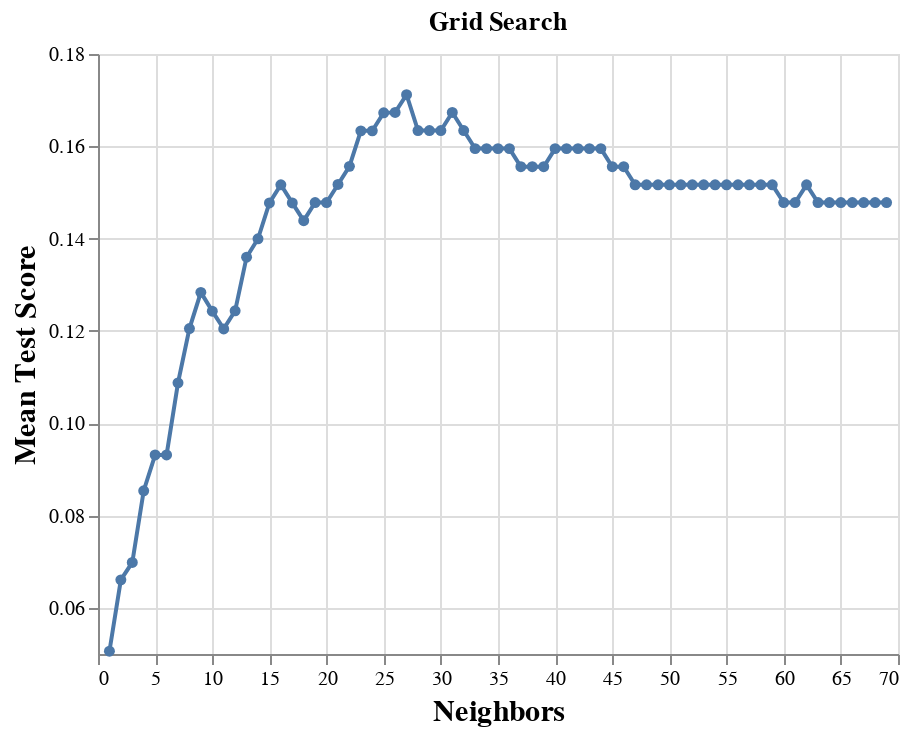

Notebook code cell kept with this figure:
### Markdown cell above
From figure 3.0, the optimal k-value is 24 (the maximum) from the k=6 clusters.

### Code cell
classifier_coffee_scaled_train_k7, classifier_coffee_scaled_test_k7 = train_test_split(tidy_coffee_cluster_k7_df,test_size=0.2)
classifier_coffee_scaled_train_k7=classifier_coffee_scaled_train_k7.dropna()
classifier_coffee_scaled_test_k7=classifier_coffee_scaled_test_k7.dropna()



X_train_3 = classifier_coffee_scaled_train_k7[["Aroma", "Flavor", "Aftertaste", "Acidity", "Balance", "Uniformity"]]
y_train_3 = classifier_coffee_scaled_train_k7[["Species", "Country of Origin", "Region"]]
param_grid = { "kneighborsclassifier__n_neighbors": range(1, 70)}

pipeline = make_pipeline(preprocessor,KNeighborsClassifier())
# v_fold_score = cross_validate(estimator=pipeline, X=X_train, y=coffee_train["Country of Origin"], cv=5, return_train_score=True)

knn_tune_grid = GridSearchCV(
     pipeline, param_grid=param_grid, cv=5
 )


knn_model_grid = knn_tune_grid.fit(X_train_3, classifier_coffee_scaled_train_k7["Region"])
accuracies_grid = pd.DataFrame(knn_model_grid.cv_results_)

cross_val_plot = (
     alt.Chart(accuracies_grid, title="Grid Search")
     .mark_line(point=True)
     .encode(
         x=alt.X(
             "param_kneighborsclassifier__n_neighbors",
             title="Neighbors",
             scale=alt.Scale(zero=False),
         ),
         y=alt.Y(
             "mean_test_score", 
            title="Mean Test Score", 
             scale=alt.Scale(zero=False)
         ),
     )
     .configure_axis(labelFontSize=10, titleFontSize=15)
     .properties(width=400, height=300)
 )
cross_val_plot

### Figure 1 — Vega-Lite specification as saved in the notebook (floating-point values rounded to 4 significant figures)
{"config": {"view": {"continuousWidth": 400, "continuousHeight": 300}, "axis": {"labelFontSize": 10, "titleFontSize": 15}}, "data": {"name": "data-805049cc7fdb289eb1face1e66514e8e"}, "mark": {"type": "line", "point": true}, "encoding": {"x": {"field": "param_kneighborsclassifier__n_neighbors", "scale": {"zero": false}, "title": "Neighbors", "type": "quantitative"}, "y": {"field": "mean_test_score", "scale": {"zero": false}, "title": "Mean Test Score", "type": "quantitative"}}, "height": 300, "title": "Grid Search", "width": 400, "$schema": "https://vega.github.io/schema/vega-lite/v4.17.0.json", "datasets": {"data-805049cc7fdb289eb1face1e66514e8e": [{"mean_fit_time": 0.004185, "std_fit_time": 0.0006241, "mean_score_time": 0.003739, "std_score_time": 0.0001944, "param_kneighborsclassifier__n_neighbors": 1, "params": {"kneighborsclassifier__n_neighbors": 1}, "split0_test_score": 0.01923, "split1_test_score": 0.07692, "split2_test_score": 0.01961, "split3_test_score": 0.09804, "split4_test_score": 0.03922, "mean_test_score": 0.0506, "std_test_score": 0.03168, "rank_test_score": 69}, {"mean_fit_time": 0.003854, "std_fit_time": 0.0003056, "mean_score_time": 0.003664, "std_score_time": 5.234e-05, "param_kneighborsclassifier__n_neighbors": 2, "params": {"kneighborsclassifier__n_neighbors": 2}, "split0_test_score": 0.05769, "split1_test_score": 0.09615, "split2_test_score": 0.05882, "split3_test_score": 0.09804, "split4_test_score": 0.01961, "mean_test_score": 0.06606, "std_test_score": 0.02901, "rank_test_score": 68}, {"mean_fit_time": 0.003886, "std_fit_time": 0.000214, "mean_score_time": 0.003826, "std_score_time": 0.0001909, "param_kneighborsclassifier__n_neighbors": 3, "params": {"kneighborsclassifier__n_neighbors": 3}, "split0_test_score": 0.07692, "split1_test_score": 0.1154, "split2_test_score": 0.05882, "split3_test_score": 0.07843, "split4_test_score": 0.01961, "mean_test_score": 0.06983, "std_test_score": 0.03112, "rank_test_score": 67}, {"mean_fit_time": 0.004395, "std_fit_time": 0.0008057, "mean_score_time": 0.004424, "std_score_time": 0.0006911, "param_kneighborsclassifier__n_neighbors": 4, "params": {"kneighborsclassifier__n_neighbors": 4}, "split0_test_score": 0.1154, "split1_test_score": 0.1154, "split2_test_score": 0.07843, "split3_test_score": 0.09804, "split4_test_score": 0.01961, "mean_test_score": 0.08537, "std_test_score": 0.0356, "rank_test_score": 66}, {"mean_fit_time": 0.004, "std_fit_time": 0.0005399, "mean_score_time": 0.004001, "std_score_time": 0.0004954, "param_kneighborsclassifier__n_neighbors": 5, "params": {"kneighborsclassifier__n_neighbors": 5}, "split0_test_score": 0.1538, "split1_test_score": 0.09615, "split2_test_score": 0.07843, "split3_test_score": 0.1373, "split4_test_score": 0.0, "mean_test_score": 0.09314, "std_test_score": 0.05391, "rank_test_score": 64}, {"mean_fit_time": 0.003715, "std_fit_time": 0.0001479, "mean_score_time": 0.003725, "std_score_time": 0.000169, "param_kneighborsclassifier__n_neighbors": 6, "params": {"kneighborsclassifier__n_neighbors": 6}, "split0_test_score": 0.1346, "split1_test_score": 0.1154, "split2_test_score": 0.07843, "split3_test_score": 0.1373, "split4_test_score": 0.0, "mean_test_score": 0.09314, "std_test_score": 0.05109, "rank_test_score": 64}, {"mean_fit_time": 0.003799, "std_fit_time": 0.0001183, "mean_score_time": 0.003993, "std_score_time": 0.0002787, "param_kneighborsclassifier__n_neighbors": 7, "params": {"kneighborsclassifier__n_neighbors": 7}, "split0_test_score": 0.1731, "split1_test_score": 0.09615, "split2_test_score": 0.09804, "split3_test_score": 0.1569, "split4_test_score": 0.01961, "mean_test_score": 0.1087, "std_test_score": 0.05417, "rank_test_score": 63}, {"mean_fit_time": 0.005437, "std_fit_time": 0.0007514, "mean_score_time": 0.006864, "std_score_time": 0.002101, "param_kneighborsclassifier__n_neighbors": 8, "params": {"kneighborsclassifier__n_neighbors": 8}, "split0_test_score": 0.1538, "split1_test_score": 0.1154, "split2_test_score": 0.1176, "split3_test_score": 0.1765, "split4_test_score": 0.03922, "mean_test_score": 0.1205, "std_test_score": 0.04666, "rank_test_score": 61}, {"mean_fit_time": 0.004451, "std_fit_time": 0.0005901, "mean_score_time": 0.004452, "std_score_time": 0.0004657, "param_kneighborsclassifier__n_neighbors": 9, "params": {"kneighborsclassifier__n_neighbors": 9}, "split0_test_score": 0.1346, "split1_test_score": 0.1346, "split2_test_score": 0.1373, "split3_test_score": 0.1961, "split4_test_score": 0.03922, "mean_test_score": 0.1284, "std_test_score": 0.05038, "rank_test_score": 58}, {"mean_fit_time": 0.004599, "std_fit_time": 0.0002034, "mean_score_time": 0.004472, "std_score_time": 0.0001507, "param_kneighborsclassifier__n_neighbors": 10, "params": {"kneighborsclassifier__n_neighbors": 10}, "split0_test_score": 0.1731, "split1_test_score": 0.1346, "split2_test_score": 0.09804, "split3_test_score": 0.1765, "split4_test_score": 0.03922, "mean_test_score": 0.1243, "std_test_score": 0.05126, "rank_test_score": 60}, {"mean_fit_time": 0.005027, "std_fit_time": 0.0004866, "mean_score_time": 0.004903, "std_score_time": 0.0005665, "param_kneighborsclassifier__n_neighbors": 11, "params": {"kneighborsclassifier__n_neighbors": 11}, "split0_test_score": 0.1538, "split1_test_score": 0.1346, "split2_test_score": 0.09804, "split3_test_score": 0.1765, "split4_test_score": 0.03922, "mean_test_score": 0.1204, "std_test_score": 0.04807, "rank_test_score": 62}, {"mean_fit_time": 0.004984, "std_fit_time": 0.00112, "mean_score_time": 0.004484, "std_score_time": 0.0003891, "param_kneighborsclassifier__n_neighbors": 12, "params": {"kneighborsclassifier__n_neighbors": 12}, "split0_test_score": 0.1538, "split1_test_score": 0.1346, "split2_test_score": 0.09804, "split3_test_score": 0.1961, "split4_test_score": 0.03922, "mean_test_score": 0.1244, "std_test_score": 0.05303, "rank_test_score": 59}, {"mean_fit_time": 0.004474, "std_fit_time": 0.0003135, "mean_score_time": 0.00435, "std_score_time": 0.0001981, "param_kneighborsclassifier__n_neighbors": 13, "params": {"kneighborsclassifier__n_neighbors": 13}, "split0_test_score": 0.1731, "split1_test_score": 0.1538, "split2_test_score": 0.09804, "split3_test_score": 0.1961, "split4_test_score": 0.05882, "mean_test_score": 0.136, "std_test_score": 0.0504, "rank_test_score": 57}, {"mean_fit_time": 0.004414, "std_fit_time": 0.0002558, "mean_score_time": 0.004256, "std_score_time": 6.155e-05, "param_kneighborsclassifier__n_neighbors": 14, "params": {"kneighborsclassifier__n_neighbors": 14}, "split0_test_score": 0.1538, "split1_test_score": 0.1538, "split2_test_score": 0.1373, "split3_test_score": 0.1961, "split4_test_score": 0.05882, "mean_test_score": 0.14, "std_test_score": 0.045, "rank_test_score": 56}, {"mean_fit_time": 0.004197, "std_fit_time": 0.0001173, "mean_score_time": 0.004298, "std_score_time": 0.0002092, "param_kneighborsclassifier__n_neighbors": 15, "params": {"kneighborsclassifier__n_neighbors": 15}, "split0_test_score": 0.1731, "split1_test_score": 0.1538, "split2_test_score": 0.1373, "split3_test_score": 0.1765, "split4_test_score": 0.09804, "mean_test_score": 0.1477, "std_test_score": 0.02858, "rank_test_score": 53}, {"mean_fit_time": 0.004425, "std_fit_time": 0.0002252, "mean_score_time": 0.004385, "std_score_time": 0.0002592, "param_kneighborsclassifier__n_neighbors": 16, "params": {"kneighborsclassifier__n_neighbors": 16}, "split0_test_score": 0.1731, "split1_test_score": 0.1538, "split2_test_score": 0.1373, "split3_test_score": 0.1961, "split4_test_score": 0.09804, "mean_test_score": 0.1517, "std_test_score": 0.03322, "rank_test_score": 27}, {"mean_fit_time": 0.004428, "std_fit_time": 0.0002428, "mean_score_time": 0.004381, "std_score_time": 0.0003785, "param_kneighborsclassifier__n_neighbors": 17, "params": {"kneighborsclassifier__n_neighbors": 17}, "split0_test_score": 0.1731, "split1_test_score": 0.1538, "split2_test_score": 0.1569, "split3_test_score": 0.1569, "split4_test_score": 0.09804, "mean_test_score": 0.1477, "std_test_score": 0.02575, "rank_test_score": 54}, {"mean_fit_time": 0.004226, "std_fit_time": 0.0004017, "mean_score_time": 0.004279, "std_score_time": 0.0001339, "param_kneighborsclassifier__n_neighbors": 18, "params": {"kneighborsclassifier__n_neighbors": 18}, "split0_test_score": 0.1538, "split1_test_score": 0.1538, "split2_test_score": 0.1569, "split3_test_score": 0.1569, "split4_test_score": 0.09804, "mean_test_score": 0.1439, "std_test_score": 0.02297, "rank_test_score": 55}, {"mean_fit_time": 0.0041, "std_fit_time": 0.0001992, "mean_score_time": 0.004105, "std_score_time": 0.0001028, "param_kneighborsclassifier__n_neighbors": 19, "params": {"kneighborsclassifier__n_neighbors": 19}, "split0_test_score": 0.1538, "split1_test_score": 0.1538, "split2_test_score": 0.1569, "split3_test_score": 0.1765, "split4_test_score": 0.09804, "mean_test_score": 0.1478, "std_test_score": 0.02628, "rank_test_score": 42}, {"mean_fit_time": 0.006388, "std_fit_time": 0.003731, "mean_score_time": 0.005091, "std_score_time": 0.00111, "param_kneighborsclassifier__n_neighbors": 20, "params": {"kneighborsclassifier__n_neighbors": 20}, "split0_test_score": 0.1538, "split1_test_score": 0.1538, "split2_test_score": 0.1765, "split3_test_score": 0.1765, "split4_test_score": 0.07843, "mean_test_score": 0.1478, "std_test_score": 0.03614, "rank_test_score": 42}, {"mean_fit_time": 0.004127, "std_fit_time": 0.0002419, "mean_score_time": 0.0041, "std_score_time": 0.0001523, "param_kneighborsclassifier__n_neighbors": 21, "params": {"kneighborsclassifier__n_neighbors": 21}, "split0_test_score": 0.1538, "split1_test_score": 0.1538, "split2_test_score": 0.1765, "split3_test_score": 0.1569, "split4_test_score": 0.1176, "mean_test_score": 0.1517, "std_test_score": 0.01902, "rank_test_score": 26}, {"mean_fit_time": 0.004139, "std_fit_time": 0.0001121, "mean_score_time": 0.004197, "std_score_time": 0.0001092, "param_kneighborsclassifier__n_neighbors": 22, "params": {"kneighborsclassifier__n_neighbors": 22}, "split0_test_score": 0.1538, "split1_test_score": 0.1538, "split2_test_score": 0.1765, "split3_test_score": 0.1765, "split4_test_score": 0.1176, "mean_test_score": 0.1557, "std_test_score": 0.02153, "rank_test_score": 20}, {"mean_fit_time": 0.004987, "std_fit_time": 0.0005778, "mean_score_time": 0.004645, "std_score_time": 0.0004403, "param_kneighborsclassifier__n_neighbors": 23, "params": {"kneighborsclassifier__n_neighbors": 23}, "split0_test_score": 0.1731, "split1_test_score": 0.1731, "split2_test_score": 0.1569, "split3_test_score": 0.1765, "split4_test_score": 0.1373, "mean_test_score": 0.1633, "std_test_score": 0.01473, "rank_test_score": 9}, {"mean_fit_time": 0.004291, "std_fit_time": 0.0002609, "mean_score_time": 0.004252, "std_score_time": 0.0001202, "param_kneighborsclassifier__n_neighbors": 24, "params": {"kneighborsclassifier__n_neighbors": 24}, "split0_test_score": 0.1731, "split1_test_score": 0.1731, "split2_test_score": 0.1569, "split3_test_score": 0.1765, "split4_test_score": 0.1373, "mean_test_score": 0.1633, "std_test_score": 0.01473, "rank_test_score": 9}, {"mean_fit_time": 0.004707, "std_fit_time": 0.0008147, "mean_score_time": 0.004888, "std_score_time": 0.0008547, "param_kneighborsclassifier__n_neighbors": 25, "params": {"kneighborsclassifier__n_neighbors": 25}, "split0_test_score": 0.1731, "split1_test_score": 0.1731, "split2_test_score": 0.1569, "split3_test_score": 0.1961, "split4_test_score": 0.1373, "mean_test_score": 0.1673, "std_test_score": 0.01953, "rank_test_score": 4}, {"mean_fit_time": 0.004032, "std_fit_time": 0.0001795, "mean_score_time": 0.005099, "std_score_time": 0.001937, "param_kneighborsclassifier__n_neighbors": 26, "params": {"kneighborsclassifier__n_neighbors": 26}, "split0_test_score": 0.1538, "split1_test_score": 0.1731, "split2_test_score": 0.1569, "split3_test_score": 0.2157, "split4_test_score": 0.1373, "mean_test_score": 0.1673, "std_test_score": 0.02671, "rank_test_score": 3}, {"mean_fit_time": 0.004835, "std_fit_time": 0.0006855, "mean_score_time": 0.006076, "std_score_time": 0.001692, "param_kneighborsclassifier__n_neighbors": 27, "params": {"kneighborsclassifier__n_neighbors": 27}, "split0_test_score": 0.1731, "split1_test_score": 0.1731, "split2_test_score": 0.1569, "split3_test_score": 0.2157, "split4_test_score": 0.1373, "mean_test_score": 0.1712, "std_test_score": 0.02586, "rank_test_score": 1}, {"mean_fit_time": 0.005087, "std_fit_time": 0.0008127, "mean_score_time": 0.004512, "std_score_time": 0.0003592, "param_kneighborsclassifier__n_neighbors": 28, "params": {"kneighborsclassifier__n_neighbors": 28}, "split0_test_score": 0.1731, "split1_test_score": 0.1538, "split2_test_score": 0.1373, "split3_test_score": 0.2157, "split4_test_score": 0.1373, "mean_test_score": 0.1634, "std_test_score": 0.02928, "rank_test_score": 5}, {"mean_fit_time": 0.004008, "std_fit_time": 0.0002973, "mean_score_time": 0.004012, "std_score_time": 5.515e-05, "param_kneighborsclassifier__n_neighbors": 29, "params": {"kneighborsclassifier__n_neighbors": 29}, "split0_test_score": 0.1731, "split1_test_score": 0.1538, "split2_test_score": 0.1373, "split3_test_score": 0.2157, "split4_test_score": 0.1373, "mean_test_score": 0.1634, "std_test_score": 0.02928, "rank_test_score": 5}, {"mean_fit_time": 0.004002, "std_fit_time": 0.0002701, "mean_score_time": 0.004042, "std_score_time": 0.0001284, "param_kneighborsclassifier__n_neighbors": 30, "params": {"kneighborsclassifier__n_neighbors": 30}, "split0_test_score": 0.1731, "split1_test_score": 0.1538, "split2_test_score": 0.1373, "split3_test_score": 0.2157, "split4_test_score": 0.1373, "mean_test_score": 0.1634, "std_test_score": 0.02928, "rank_test_score": 5}, {"mean_fit_time": 0.003727, "std_fit_time": 4.98e-05, "mean_score_time": 0.003972, "std_score_time": 5.85e-05, "param_kneighborsclassifier__n_neighbors": 31, "params": {"kneighborsclassifier__n_neighbors": 31}, "split0_test_score": 0.1731, "split1_test_score": 0.1538, "split2_test_score": 0.1373, "split3_test_score": 0.2157, "split4_test_score": 0.1569, "mean_test_score": 0.1673, "std_test_score": 0.02671, "rank_test_score": 2}, {"mean_fit_time": 0.006095, "std_fit_time": 0.004376, "mean_score_time": 0.005062, "std_score_time": 0.001252, "param_kneighborsclassifier__n_neighbors": 32, "params": {"kneighborsclassifier__n_neighbors": 32}, "split0_test_score": 0.1731, "split1_test_score": 0.1538, "split2_test_score": 0.1373, "split3_test_score": 0.1961, "split4_test_score": 0.1569, "mean_test_score": 0.1634, "std_test_score": 0.0199, "rank_test_score": 5}, {"mean_fit_time": 0.004378, "std_fit_time": 0.0008417, "mean_score_time": 0.004425, "std_score_time": 0.0007283, "param_kneighborsclassifier__n_neighbors": 33, "params": {"kneighborsclassifier__n_neighbors": 33}, "split0_test_score": 0.1731, "split1_test_score": 0.1538, "split2_test_score": 0.1373, "split3_test_score": 0.1765, "split4_test_score": 0.1569, "mean_test_score": 0.1595, "std_test_score": 0.01419, "rank_test_score": 11}, {"mean_fit_time": 0.004177, "std_fit_time": 8.733e-05, "mean_score_time": 0.004478, "std_score_time": 0.0004302, "param_kneighborsclassifier__n_neighbors": 34, "params": {"kneighborsclassifier__n_neighbors": 34}, "split0_test_score": 0.1731, "split1_test_score": 0.1538, "split2_test_score": 0.1373, "split3_test_score": 0.1765, "split4_test_score": 0.1569, "mean_test_score": 0.1595, "std_test_score": 0.01419, "rank_test_score": 11}, {"mean_fit_time": 0.003971, "std_fit_time": 0.0002119, "mean_score_time": 0.004106, "std_score_time": 0.000173, "param_kneighborsclassifier__n_neighbors": 35, "params": {"kneighborsclassifier__n_neighbors": 35}, "split0_test_score": 0.1731, "split1_test_score": 0.1538, "split2_test_score": 0.1373, "split3_test_score": 0.1765, "split4_test_score": 0.1569, "mean_test_score": 0.1595, "std_test_score": 0.01419, "rank_test_score": 11}, {"mean_fit_time": 0.004483, "std_fit_time": 0.0007845, "mean_score_time": 0.004841, "std_score_time": 0.0007315, "param_kneighborsclassifier__n_neighbors": 36, "params": {"kneighborsclassifier__n_neighbors": 36}, "split0_test_score": 0.1731, "split1_test_score": 0.1538, "split2_test_score": 0.1373, "split3_test_score": 0.1765, "split4_test_score": 0.1569, "mean_test_score": 0.1595, "std_test_score": 0.01419, "rank_test_score": 11}, {"mean_fit_time": 0.006621, "std_fit_time": 0.0008802, "mean_score_time": 0.006269, "std_score_time": 0.0002989, "param_kneighborsclassifier__n_neighbors": 37, "params": {"kneighborsclassifier__n_neighbors": 37}, "split0_test_score": 0.1731, "split1_test_score": 0.1538, "split2_test_score": 0.1373, "split3_test_score": 0.1569, "split4_test_score": 0.1569, "mean_test_score": 0.1556, "std_test_score": 0.01139, "rank_test_score": 23}, {"mean_fit_time": 0.006738, "std_fit_time": 0.001411, "mean_score_time": 0.006625, "std_score_time": 0.000415, "param_kneighborsclassifier__n_neighbors": 38, "params": {"kneighborsclassifier__n_neighbors": 38}, "split0_test_score": 0.1731, "split1_test_score": 0.1538, "split2_test_score": 0.1373, "split3_test_score": 0.1569, "split4_test_score": 0.1569, "mean_test_score": 0.1556, "std_test_score": 0.01139, "rank_test_score": 23}, {"mean_fit_time": 0.005331, "std_fit_time": 0.0005123, "mean_score_time": 0.005579, "std_score_time": 0.000547, "param_kneighborsclassifier__n_neighbors": 39, "params": {"kneighborsclassifier__n_neighbors": 39}, "split0_test_score": 0.1731, "split1_test_score": 0.1538, "split2_test_score": 0.1373, "split3_test_score": 0.1569, "split4_test_score": 0.1569, "mean_test_score": 0.1556, "std_test_score": 0.01139, "rank_test_score": 23}, {"mean_fit_time": 0.005488, "std_fit_time": 0.0005328, "mean_score_time": 0.005744, "std_score_time": 0.0002987, "param_kneighborsclassifier__n_neighbors": 40, "params": {"kneighborsclassifier__n_neighbors": 40}, "split0_test_score": 0.1731, "split1_test_score": 0.1538, "split2_test_score": 0.1373, "split3_test_score": 0.1765, "split4_test_score": 0.1569, "mean_test_score": 0.1595, "std_test_score": 0.01419, "rank_test_score": 11}, {"mean_fit_time": 0.005777, "std_fit_time": 0.0005234, "mean_score_time": 0.006173, "std_score_time": 0.0008072, "param_kneighborsclassifier__n_neighbors": 41, "params": {"kneighborsclassifier__n_neighbors": 41}, "split0_test_score": 0.1731, "split1_test_score": 0.1538, "split2_test_score": 0.1373, "split3_test_score": 0.1765, "split4_test_score": 0.1569, "mean_test_score": 0.1595, "std_test_score": 0.01419, "rank_test_score": 11}, {"mean_fit_time": 0.006043, "std_fit_time": 0.000778, "mean_score_time": 0.005555, "std_score_time": 0.0002838, "param_kneighborsclassifier__n_neighbors": 42, "params": {"kneighborsclassifier__n_neighbors": 42}, "split0_test_score": 0.1731, "split1_test_score": 0.1538, "split2_test_score": 0.1373, "split3_test_score": 0.1765, "split4_test_score": 0.1569, "mean_test_score": 0.1595, "std_test_score": 0.01419, "rank_test_score": 11}, {"mean_fit_time": 0.006056, "std_fit_time": 0.002258, "mean_score_time": 0.005702, "std_score_time": 0.0007362, "param_kneighborsclassifier__n_neighbors": 43, "params": {"kneighborsclassifier__n_neighbors": 43}, "split0_test_score": 0.1731, "split1_test_score": 0.1538, "split2_test_score": 0.1373, "split3_test_score": 0.1765, "split4_test_score": 0.1569, "mean_test_score": 0.1595, "std_test_score": 0.01419, "rank_test_score": 11}, {"mean_fit_time": 0.005295, "std_fit_time": 0.0003976, "mean_score_time": 0.005927, "std_score_time": 0.001178, "param_kneighborsclassifier__n_neighbors": 44, "params": {"kneighborsclassifier__n_neighbors": 44}, "split0_test_score": 0.1731, "split1_test_score": 0.1538, "split2_test_score": 0.1373, "split3_test_score": 0.1765, "split4_test_score": 0.1569, "mean_test_score": 0.1595, "std_test_score": 0.01419, "rank_test_score": 11}, {"mean_fit_time": 0.004797, "std_fit_time": 5.251e-05, "mean_score_time": 0.005265, "std_score_time": 0.0001121, "param_kneighborsclassifier__n_neighbors": 45, "params": {"kneighborsclassifier__n_neighbors": 45}, "split0_test_score": 0.1731, "split1_test_score": 0.1538, "split2_test_score": 0.1373, "split3_test_score": 0.1765, "split4_test_score": 0.1373, "mean_test_score": 0.1556, "std_test_score": 0.01684, "rank_test_score": 21}, {"mean_fit_time": 0.004964, "std_fit_time": 0.0001052, "mean_score_time": 0.005457, "std_score_time": 0.0002308, "param_kneighborsclassifier__n_neighbors": 46, "params": {"kneighborsclassifier__n_neighbors": 46}, "split0_test_score": 0.1731, "split1_test_score": 0.1538, "split2_test_score": 0.1373, "split3_test_score": 0.1765, "split4_test_score": 0.1373, "mean_test_score": 0.1556, "std_test_score": 0.01684, "rank_test_score": 21}, {"mean_fit_time": 0.005, "std_fit_time": 0.0001262, "mean_score_time": 0.005324, "std_score_time": 7.598e-05, "param_kneighborsclassifier__n_neighbors": 47, "params": {"kneighborsclassifier__n_neighbors": 47}, "split0_test_score": 0.1731, "split1_test_score": 0.1538, "split2_test_score": 0.1373, "split3_test_score": 0.1569, "split4_test_score": 0.1373, "mean_test_score": 0.1517, "std_test_score": 0.01346, "rank_test_score": 27}, {"mean_fit_time": 0.004939, "std_fit_time": 0.0002078, "mean_score_time": 0.005316, "std_score_time": 6.744e-05, "param_kneighborsclassifier__n_neighbors": 48, "params": {"kneighborsclassifier__n_neighbors": 48}, "split0_test_score": 0.1731, "split1_test_score": 0.1538, "split2_test_score": 0.1373, "split3_test_score": 0.1569, "split4_test_score": 0.1373, "mean_test_score": 0.1517, "std_test_score": 0.01346, "rank_test_score": 27}, {"mean_fit_time": 0.005749, "std_fit_time": 0.0003819, "mean_score_time": 0.006067, "std_score_time": 0.0003243, "param_kneighborsclassifier__n_neighbors": 49, "params": {"kneighborsclassifier__n_neighbors": 49}, "split0_test_score": 0.1731, "split1_test_score": 0.1538, "split2_test_score": 0.1373, "split3_test_score": 0.1569, "split4_test_score": 0.1373, "mean_test_score": 0.1517, "std_test_score": 0.01346, "rank_test_score": 27}, {"mean_fit_time": 0.005291, "std_fit_time": 0.0003883, "mean_score_time": 0.005659, "std_score_time": 0.0001812, "param_kneighborsclassifier__n_neighbors": 50, "params": {"kneighborsclassifier__n_neighbors": 50}, "split0_test_score": 0.1731, "split1_test_score": 0.1538, "split2_test_score": 0.1373, "split3_test_score": 0.1569, "split4_test_score": 0.1373, "mean_test_score": 0.1517, "std_test_score": 0.01346, "rank_test_score": 27}, {"mean_fit_time": 0.00577, "std_fit_time": 0.0008455, "mean_score_time": 0.006031, "std_score_time": 0.0005871, "param_kneighborsclassifier__n_neighbors": 51, "params": {"kneighborsclassifier__n_neighbors": 51}, "split0_test_score": 0.1731, "split1_test_score": 0.1538, "split2_test_score": 0.1373, "split3_test_score": 0.1569, "split4_test_score": 0.1373, "mean_test_score": 0.1517, "std_test_score": 0.01346, "rank_test_score": 27}, {"mean_fit_time": 0.005227, "std_fit_time": 0.0001663, "mean_score_time": 0.00561, "std_score_time": 0.0004227, "param_kneighborsclassifier__n_neighbors": 52, "params": {"kneighborsclassifier__n_neighbors": 52}, "split0_test_score": 0.1731, "split1_test_score": 0.1538, "split2_test_score": 0.1373, "split3_test_score": 0.1569, "split4_test_score": 0.1373, "mean_test_score": 0.1517, "std_test_score": 0.01346, "rank_test_score": 27}, {"mean_fit_time": 0.005503, "std_fit_time": 0.0003423, "mean_score_time": 0.006414, "std_score_time": 0.001083, "param_kneighborsclassifier__n_neighbors": 53, "params": {"kneighborsclassifier__n_neighbors": 53}, "split0_test_score": 0.1731, "split1_test_score": 0.1538, "split2_test_score": 0.1373, "split3_test_score": 0.1569, "split4_test_score": 0.1373, "mean_test_score": 0.1517, "std_test_score": 0.01346, "rank_test_score": 27}, {"mean_fit_time": 0.005539, "std_fit_time": 0.0002962, "mean_score_time": 0.006905, "std_score_time": 0.002625, "param_kneighborsclassifier__n_neighbors": 54, "params": {"kneighborsclassifier__n_neighbors": 54}, "split0_test_score": 0.1731, "split1_test_score": 0.1538, "split2_test_score": 0.1373, "split3_test_score": 0.1569, "split4_test_score": 0.1373, "mean_test_score": 0.1517, "std_test_score": 0.01346, "rank_test_score": 27}, {"mean_fit_time": 0.005228, "std_fit_time": 0.0005767, "mean_score_time": 0.005355, "std_score_time": 0.0001117, "param_kneighborsclassifier__n_neighbors": 55, "params": {"kneighborsclassifier__n_neighbors": 55}, "split0_test_score": 0.1731, "split1_test_score": 0.1538, "split2_test_score": 0.1373, "split3_test_score": 0.1569, "split4_test_score": 0.1373, "mean_test_score": 0.1517, "std_test_score": 0.01346, "rank_test_score": 27}, {"mean_fit_time": 0.005144, "std_fit_time": 0.0002045, "mean_score_time": 0.005492, "std_score_time": 0.0001687, "param_kneighborsclassifier__n_neighbors": 56, "params": {"kneighborsclassifier__n_neighbors": 56}, "split0_test_score": 0.1731, "split1_test_score": 0.1538, "split2_test_score": 0.1373, "split3_test_score": 0.1569, "split4_test_score": 0.1373, "mean_test_score": 0.1517, "std_test_score": 0.01346, "rank_test_score": 27}, {"mean_fit_time": 0.00511, "std_fit_time": 0.000247, "mean_score_time": 0.00545, "std_score_time": 0.0001078, "param_kneighborsclassifier__n_neighbors": 57, "params": {"kneighborsclassifier__n_neighbors": 57}, "split0_test_score": 0.1731, "split1_test_score": 0.1538, "split2_test_score": 0.1373, "split3_test_score": 0.1569, "split4_test_score": 0.1373, "mean_test_score": 0.1517, "std_test_score": 0.01346, "rank_test_score": 27}, {"mean_fit_time": 0.005245, "std_fit_time": 0.0005808, "mean_score_time": 0.005583, "std_score_time": 0.0002459, "param_kneighborsclassifier__n_neighbors": 58, "params": {"kneighborsclassifier__n_neighbors": 58}, "split0_test_score": 0.1731, "split1_test_score": 0.1538, "split2_test_score": 0.1373, "split3_test_score": 0.1569, "split4_test_score": 0.1373, "mean_test_score": 0.1517, "std_test_score": 0.01346, "rank_test_score": 27}, {"mean_fit_time": 0.005267, "std_fit_time": 0.0001107, "mean_score_time": 0.005619, "std_score_time": 0.0001172, "param_kneighborsclassifier__n_neighbors": 59, "params": {"kneighborsclassifier__n_neighbors": 59}, "split0_test_score": 0.1731, "split1_test_score": 0.1538, "split2_test_score": 0.1373, "split3_test_score": 0.1569, "split4_test_score": 0.1373, "mean_test_score": 0.1517, "std_test_score": 0.01346, "rank_test_score": 27}, {"mean_fit_time": 0.006096, "std_fit_time": 0.001502, "mean_score_time": 0.006321, "std_score_time": 0.000694, "param_kneighborsclassifier__n_neighbors": 60, "params": {"kneighborsclassifier__n_neighbors": 60}, "split0_test_score": 0.1538, "split1_test_score": 0.1538, "split2_test_score": 0.1373, "split3_test_score": 0.1569, "split4_test_score": 0.1373, "mean_test_score": 0.1478, "std_test_score": 0.008691, "rank_test_score": 42}, {"mean_fit_time": 0.006064, "std_fit_time": 0.0002744, "mean_score_time": 0.00675, "std_score_time": 0.0005881, "param_kneighborsclassifier__n_neighbors": 61, "params": {"kneighborsclassifier__n_neighbors": 61}, "split0_test_score": 0.1538, "split1_test_score": 0.1538, "split2_test_score": 0.1373, "split3_test_score": 0.1569, "split4_test_score": 0.1373, "mean_test_score": 0.1478, "std_test_score": 0.008691, "rank_test_score": 42}, {"mean_fit_time": 0.005331, "std_fit_time": 8.748e-05, "mean_score_time": 0.005673, "std_score_time": 0.0002523, "param_kneighborsclassifier__n_neighbors": 62, "params": {"kneighborsclassifier__n_neighbors": 62}, "split0_test_score": 0.1731, "split1_test_score": 0.1538, "split2_test_score": 0.1373, "split3_test_score": 0.1569, "split4_test_score": 0.1373, "mean_test_score": 0.1517, "std_test_score": 0.01346, "rank_test_score": 27}, {"mean_fit_time": 0.005884, "std_fit_time": 0.0009498, "mean_score_time": 0.006191, "std_score_time": 0.0004842, "param_kneighborsclassifier__n_neighbors": 63, "params": {"kneighborsclassifier__n_neighbors": 63}, "split0_test_score": 0.1538, "split1_test_score": 0.1538, "split2_test_score": 0.1373, "split3_test_score": 0.1569, "split4_test_score": 0.1373, "mean_test_score": 0.1478, "std_test_score": 0.008691, "rank_test_score": 42}, {"mean_fit_time": 0.007014, "std_fit_time": 0.001576, "mean_score_time": 0.006489, "std_score_time": 0.0005547, "param_kneighborsclassifier__n_neighbors": 64, "params": {"kneighborsclassifier__n_neighbors": 64}, "split0_test_score": 0.1538, "split1_test_score": 0.1538, "split2_test_score": 0.1373, "split3_test_score": 0.1569, "split4_test_score": 0.1373, "mean_test_score": 0.1478, "std_test_score": 0.008691, "rank_test_score": 42}, {"mean_fit_time": 0.006167, "std_fit_time": 0.0004508, "mean_score_time": 0.007168, "std_score_time": 0.00117, "param_kneighborsclassifier__n_neighbors": 65, "params": {"kneighborsclassifier__n_neighbors": 65}, "split0_test_score": 0.1538, "split1_test_score": 0.1538, "split2_test_score": 0.1373, "split3_test_score": 0.1569, "split4_test_score": 0.1373, "mean_test_score": 0.1478, "std_test_score": 0.008691, "rank_test_score": 42}, {"mean_fit_time": 0.005678, "std_fit_time": 0.0009056, "mean_score_time": 0.006006, "std_score_time": 0.0009833, "param_kneighborsclassifier__n_neighbors": 66, "params": {"kneighborsclassifier__n_neighbors": 66}, "split0_test_score": 0.1538, "split1_test_score": 0.1538, "split2_test_score": 0.1373, "split3_test_score": 0.1569, "split4_test_score": 0.1373, "mean_test_score": 0.1478, "std_test_score": 0.008691, "rank_test_score": 42}, {"mean_fit_time": 0.004402, "std_fit_time": 0.0004023, "mean_score_time": 0.004796, "std_score_time": 0.00056, "param_kneighborsclassifier__n_neighbors": 67, "params": {"kneighborsclassifier__n_neighbors": 67}, "split0_test_score": 0.1538, "split1_test_score": 0.1538, "split2_test_score": 0.1373, "split3_test_score": 0.1569, "split4_test_score": 0.1373, "mean_test_score": 0.1478, "std_test_score": 0.008691, "rank_test_score": 42}, {"mean_fit_time": 0.004191, "std_fit_time": 0.0002028, "mean_score_time": 0.004574, "std_score_time": 8.519e-05, "param_kneighborsclassifier__n_neighbors": 68, "params": {"kneighborsclassifier__n_neighbors": 68}, "split0_test_score": 0.1538, "split1_test_score": 0.1538, "split2_test_score": 0.1373, "split3_test_score": 0.1569, "split4_test_score": 0.1373, "mean_test_score": 0.1478, "std_test_score": 0.008691, "rank_test_score": 42}, {"mean_fit_time": 0.004323, "std_fit_time": 0.0002313, "mean_score_time": 0.004679, "std_score_time": 0.0001347, "param_kneighborsclassifier__n_neighbors": 69, "params": {"kneighborsclassifier__n_neighbors": 69}, "split0_test_score": 0.1538, "split1_test_score": 0.1538, "split2_test_score": 0.1373, "split3_test_score": 0.1569, "split4_test_score": 0.1373, "mean_test_score": 0.1478, "std_test_score": 0.008691, "rank_test_score": 42}]}}
